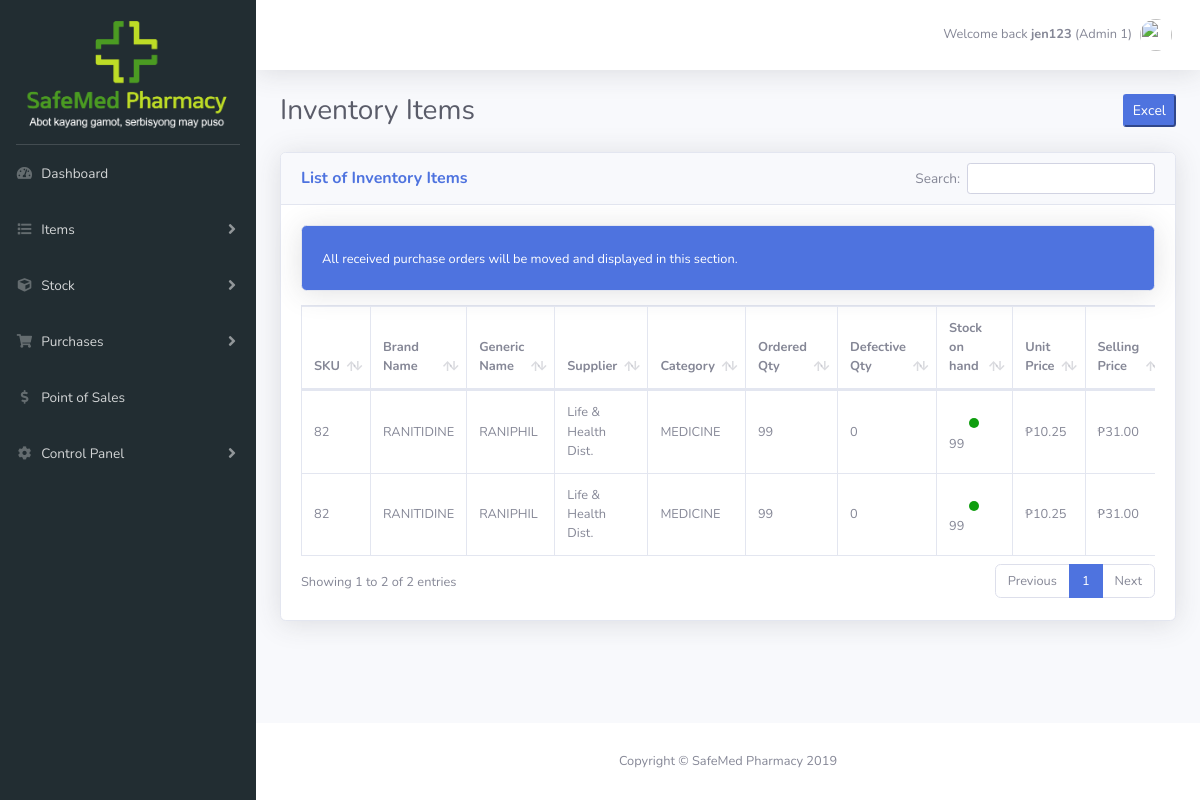
The app's page /inventory.php (signed in) with its own data.
### tables this page shows
CREATE TABLE IF NOT EXISTS `dim_inventory` (
  `item_id` int(30) NOT NULL AUTO_INCREMENT,
  `ref_num` int(11) DEFAULT NULL,
  `brand_name` varchar(200) NOT NULL,
  `generic_name` varchar(200) NOT NULL,
  `uom` varchar(100) NOT NULL,
  `supplier` varchar(100) NOT NULL,
  `defective_qty` int(30) NOT NULL,
  `order_qty` int(30) NOT NULL,
  `unit_price` double(10,2) NOT NULL,
  `selling_price` double(10,2) NOT NULL,
  `total_price` double(10,2) NOT NULL,
  `category` varchar(100) NOT NULL,
  `expiration_date` date NOT NULL,
  `added_by` varchar(100) NOT NULL,
  `date_added` date NOT NULL,
  `status` varchar(100) NOT NULL,
  `sku` int(30) NOT NULL,
  `stock_count` int(11) NOT NULL DEFAULT '0',
  PRIMARY KEY (`item_id`)
);

### inventory.php (the view, shortened to what this page needs)
<!DOCTYPE html>
<html lang="en">
<?php
    $connect = mysqli_connect('localhost', 'root', '', 'safemedpharmacy');
?>
<head>
  <?php include('assets.php'); ?>
  <link href="vendor/datatables/dataTables.bootstrap4.min.css" rel="stylesheet">
  <?php include('head-actions.php'); ?>
</head>
<body id="page-top">
  <div id="wrapper">
    <?php include('sidebar.php'); ?>
    <div id="content-wrapper" class="d-flex flex-column">
      <div id="content">
        <?php include('top-bar.php'); ?>
        <div class="container-fluid">
          <div class="d-sm-flex align-items-center justify-content-between mb-4">
            <h1 class="h3 mb-0 text-gray-800">Inventory Items</h1>
            <div class="action-buttons"> </div>
          </div>
          <div class="card shadow mb-4">
            <div class="card-header py-3">
              <h6 class="m-0 font-weight-bold text-primary">List of Inventory Items</h6>
            </div>
            <div class="card-body">
                <div class="mb-2">
                  <div class="card bg-primary text-white shadow">
                    <div class="card-body">
                      <span style="font-size: 0.80rem;">All received purchase orders will be moved and displayed in this section.</span>
                    </div>
                  </div>
                </div>
              <div class="table-responsive">
                <table class="table table-bordered" id="dataTable" width="100%" cellspacing="0">
                  <thead>
                    <tr>
                      <th>SKU</th>
                      <th>Brand Name</th>
                      <th>Generic Name</th>
                      <th>Supplier</th>
                      <th>Category</th>
                      <th>Ordered Qty</th>
                      <th>Defective Qty</th>
                      <th>Stock on hand</th>
                      <th>Unit Price</th>
                      <th>Selling Price</th>
                    </tr>
                  </thead>
                  <tbody>
                    <tr>
                      <?php
                      $query = "SELECT * FROM dim_inventory WHERE status = 'Received'";
                      $result_set =  mysqli_query($connect, $query);
                      while($row = mysqli_fetch_array($result_set)) {
                        $no_of_defective_qty = $row['defective_qty'];
                        $no_of_order_qty = $row['order_qty'];
                        $stock_on_hand = $no_of_order_qty - $no_of_defective_qty;
                      ?>
                      <td><?php echo $row['sku']; ?></td>
                      <td><?php echo $row['brand_name']; ?></td>
                      <td><?php echo $row['generic_name']; ?></td>
                      <td><?php echo $row['supplier']; ?></td>
                      <td><?php echo $row['category']; ?></td>
                      <td><?php echo $row['order_qty']; ?></td>
                      <td><?php echo $row['defective_qty']; ?></td>
                      <td style="text-align: left !important;">
                      <?php if($stock_on_hand <= 30) { echo "
                      <div class='sonar-wrapper'>
                      <div class='sonar-emitter-badqty'>
                      <div class='sonar-wave-badqty'></div>
                      </div>
                      </div>
                      "; }
                      else { echo "
                      <div class='sonar-wrapper'>
                      <div class='sonar-emitter-goodqty'>
                      <div class='sonar-wave-goodqty'></div>
                      </div>
                      </div>
                      "; } ?>
                      <div class="quantity-column">
                        <?php echo $stock_on_hand; ?>
                        </div></td>
                      <td>₱<?php echo $row['unit_price']; ?></td>
                      <td>₱<?php echo $row['selling_price']; ?></td>
                    </tr><?php } ?>
                  </tbody>
                </table>
              </div>
            </div>
          </div>
      </div>
    </div>
      <footer class="sticky-footer bg-white">
        <div class="container my-auto">
          <div class="copyright text-center my-auto">
            <span>Copyright &copy; SafeMed Pharmacy 2019</span>
          </div>
        </div>
      </footer>
  </div>
</body>
</html>

### inventory.php (style rules this page uses)
#dataTable tr td { vertical-align: middle; }
.quantity-column { display: inline-block; }
#dataTable_wrapper, .table-responsive { font-size: .80rem; }
.sonar-wrapper { position: relative; z-index: 0; overflow: hidden; padding: 0.5rem 0.6rem; display: inline-block; margin: 0px 0px -8px 10px; }
.sonar-emitter-goodqty { position: relative; margin: 0 auto; width: 10px; height: 10px; border-radius: 9999px; background-color: #0e9e0e; }

### records on screen
dim_inventory: sku "82", brand_name "RANITIDINE", generic_name "RANIPHIL", supplier "Life & Health Dist.", category "MEDICINE", order_qty "99", defective_qty "0", unit_price "10.25", selling_price "31.00"
dim_inventory: sku "82", brand_name "RANITIDINE", generic_name "RANIPHIL", supplier "Life & Health Dist.", category "MEDICINE", order_qty "99", defective_qty "0", unit_price "10.25", selling_price "31.00"

### other values on screen
$username "jen123"
$name "Admin 1"
